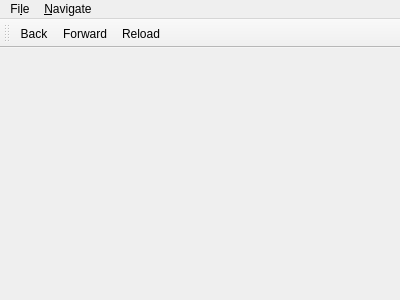
<?xml version="1.0" encoding="UTF-8"?>
<ui version="4.0">
 <class>MainWindow</class>
 <widget class="QMainWindow" name="MainWindow">
  <property name="geometry">
   <rect>
    <x>0</x>
    <y>0</y>
    <width>400</width>
    <height>300</height>
   </rect>
  </property>
  <property name="windowTitle">
   <string>theWeb</string>
  </property>
  <widget class="QWidget" name="centralWidget">
   <layout class="QVBoxLayout" name="verticalLayout">
    <property name="spacing">
     <number>0</number>
    </property>
    <property name="leftMargin">
     <number>0</number>
    </property>
    <property name="topMargin">
     <number>0</number>
    </property>
    <property name="rightMargin">
     <number>0</number>
    </property>
    <property name="bottomMargin">
     <number>0</number>
    </property>
    <item>
     <widget class="QFrame" name="tabBar">
      <property name="frameShape">
       <enum>QFrame::NoFrame</enum>
      </property>
      <property name="frameShadow">
       <enum>QFrame::Raised</enum>
      </property>
      <layout class="QHBoxLayout" name="horizontalLayout">
       <property name="spacing">
        <number>0</number>
       </property>
       <property name="leftMargin">
        <number>0</number>
       </property>
       <property name="topMargin">
        <number>0</number>
       </property>
       <property name="rightMargin">
        <number>0</number>
       </property>
       <property name="bottomMargin">
        <number>0</number>
       </property>
       <item>
        <widget class="QScrollArea" name="tabScroll">
         <property name="sizePolicy">
          <sizepolicy hsizetype="Expanding" vsizetype="Ignored">
           <horstretch>0</horstretch>
           <verstretch>0</verstretch>
          </sizepolicy>
         </property>
         <property name="frameShape">
          <enum>QFrame::NoFrame</enum>
         </property>
         <property name="verticalScrollBarPolicy">
          <enum>Qt::ScrollBarAlwaysOff</enum>
         </property>
         <property name="horizontalScrollBarPolicy">
          <enum>Qt::ScrollBarAlwaysOff</enum>
         </property>
         <property name="widgetResizable">
          <bool>true</bool>
         </property>
         <widget class="QWidget" name="tabScrollContents">
          <property name="geometry">
           <rect>
            <x>0</x>
            <y>0</y>
            <width>352</width>
            <height>23</height>
           </rect>
          </property>
          <layout class="QHBoxLayout" name="horizontalLayout_2">
           <property name="spacing">
            <number>0</number>
           </property>
           <property name="leftMargin">
            <number>0</number>
           </property>
           <property name="topMargin">
            <number>0</number>
           </property>
           <property name="rightMargin">
            <number>0</number>
           </property>
           <property name="bottomMargin">
            <number>0</number>
           </property>
          </layout>
         </widget>
        </widget>
       </item>
       <item>
        <widget class="QToolButton" name="newTabButton">
         <property name="text">
          <string/>
         </property>
         <property name="icon">
          <iconset theme="tab-new"/>
         </property>
         <property name="autoRaise">
          <bool>true</bool>
         </property>
        </widget>
       </item>
       <item>
        <widget class="QToolButton" name="closeTabButton">
         <property name="text">
          <string/>
         </property>
         <property name="icon">
          <iconset theme="tab-close"/>
         </property>
         <property name="autoRaise">
          <bool>true</bool>
         </property>
        </widget>
       </item>
      </layout>
     </widget>
    </item>
    <item>
     <widget class="QStackedWidget" name="tabs">
      <property name="sizePolicy">
       <sizepolicy hsizetype="Preferred" vsizetype="Expanding">
        <horstretch>0</horstretch>
        <verstretch>0</verstretch>
       </sizepolicy>
      </property>
     </widget>
    </item>
   </layout>
  </widget>
  <widget class="QMenuBar" name="menuBar">
   <property name="geometry">
    <rect>
     <x>0</x>
     <y>0</y>
     <width>400</width>
     <height>22</height>
    </rect>
   </property>
   <widget class="QMenu" name="menuFile">
    <property name="title">
     <string>Fi&amp;le</string>
    </property>
   </widget>
   <widget class="QMenu" name="menuNavigate">
    <property name="title">
     <string>&amp;Navigate</string>
    </property>
    <addaction name="actionBack"/>
    <addaction name="actionForward"/>
    <addaction name="actionReload"/>
   </widget>
   <addaction name="menuFile"/>
   <addaction name="menuNavigate"/>
  </widget>
  <widget class="QToolBar" name="mainToolBar">
   <attribute name="toolBarArea">
    <enum>TopToolBarArea</enum>
   </attribute>
   <attribute name="toolBarBreak">
    <bool>false</bool>
   </attribute>
   <addaction name="actionBack"/>
   <addaction name="actionForward"/>
   <addaction name="actionReload"/>
  </widget>
  <action name="actionBack">
   <property name="icon">
    <iconset theme="go-previous"/>
   </property>
   <property name="text">
    <string>Back</string>
   </property>
  </action>
  <action name="actionForward">
   <property name="icon">
    <iconset theme="go-next"/>
   </property>
   <property name="text">
    <string>Forward</string>
   </property>
  </action>
  <action name="actionReload">
   <property name="icon">
    <iconset theme="view-refresh"/>
   </property>
   <property name="text">
    <string>Reload</string>
   </property>
   <property name="toolTip">
    <string>Reload</string>
   </property>
  </action>
 </widget>
 <layoutdefault spacing="6" margin="11"/>
 <resources/>
 <connections/>
</ui>
